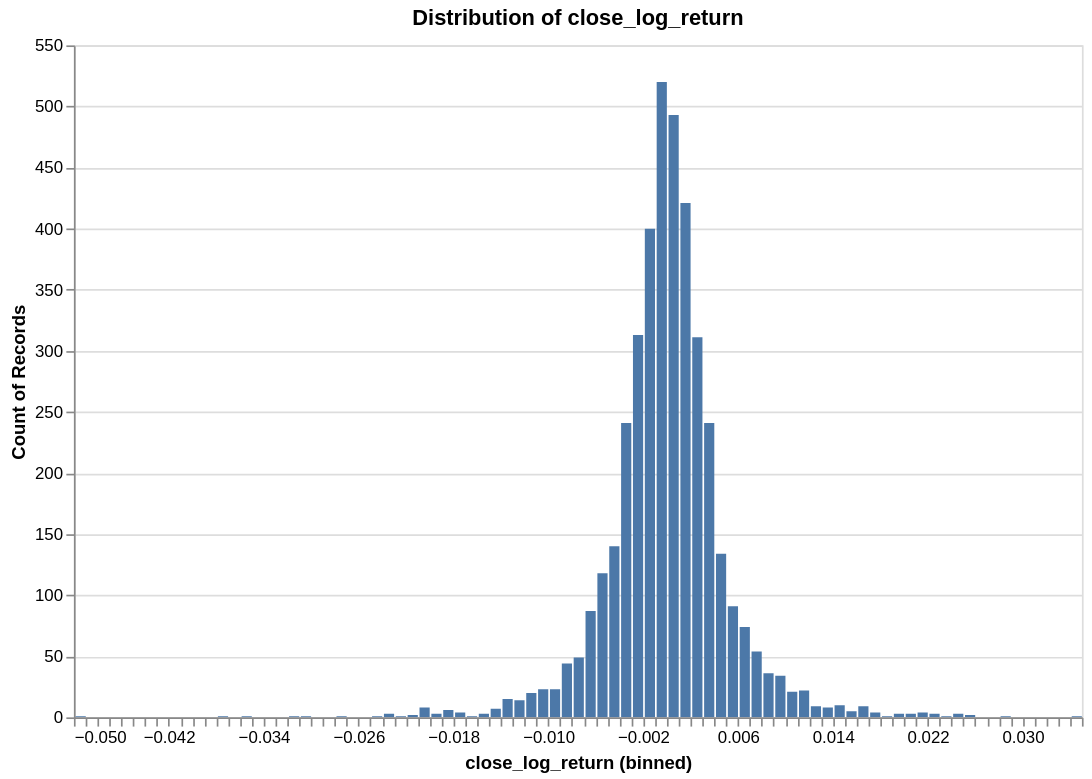

The cell this chart's notebook holds for it:
### Code cell
research.plot_distribution(ts, target, no_bins=100)

### Figure 1 — Vega-Lite specification as saved in the notebook (floating-point values rounded to 4 significant figures; data arrays with more than 128 entries replaced by an {"elided": "..."} marker saying what was removed)
{"config": {"view": {"continuousWidth": 300, "continuousHeight": 300}, "scale": {"zero": false}}, "data": {"name": "data-31d3278e6ec34e7b4f30ca08f55c9149"}, "mark": {"type": "bar"}, "encoding": {"x": {"bin": {"maxbins": 100}, "field": "close_log_return", "type": "quantitative"}, "y": {"aggregate": "count", "type": "quantitative"}}, "height": 400, "params": [{"name": "param_f268f798f41c853e", "select": {"type": "interval"}, "bind": "scales"}], "title": "Distribution of close_log_return", "width": 600, "$schema": "https://vega.github.io/schema/vega-lite/v6.4.1.json", "datasets": {"data-31d3278e6ec34e7b4f30ca08f55c9149": {"elided": "4051 records"}}}
